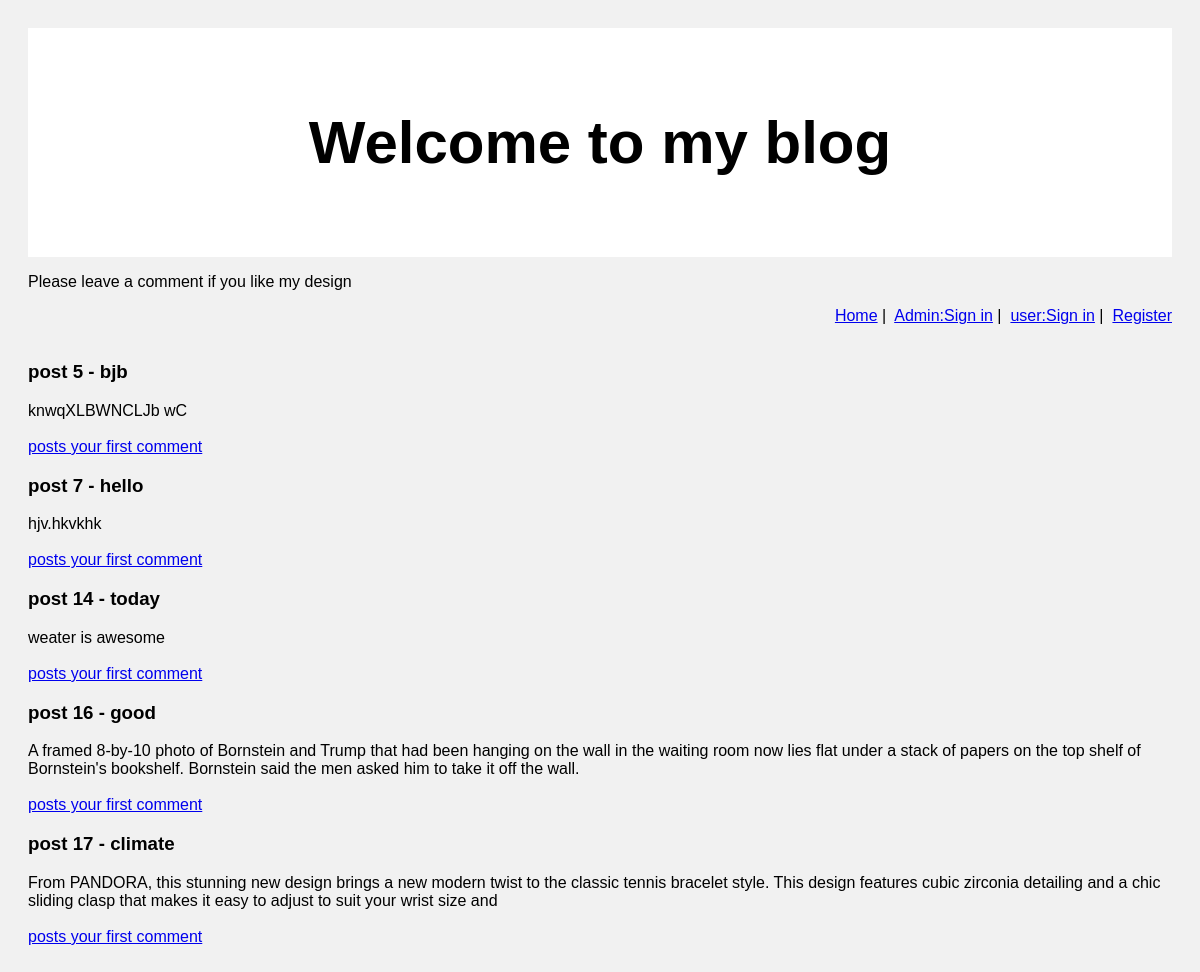
The page / on the database its author committed.
### tables this page shows
CREATE TABLE `posts` (
  `id` int(11) NOT NULL AUTO_INCREMENT,
  `title` varchar(255) NOT NULL,
  `text` text NOT NULL,
  `published` datetime DEFAULT NULL,
  `owner` varchar(50) DEFAULT NULL,
  `Enable` int(1) DEFAULT '1',
  PRIMARY KEY (`id`),
  KEY `owner` (`owner`),
  CONSTRAINT `posts_ibfk_1` FOREIGN KEY (`owner`) REFERENCES `users` (`username`) ON DELETE CASCADE
);

### mysql.php (the view, shortened to what this page needs)
<?php
  $mysqli = new mysqli('localhost', 'sp2018secad' ,
                                    'p4ss@w@d'  ,
                                    'sp2018secad' );
function show_posts(){
 global $mysqli;
 $sql = "SELECT * FROM posts where Enable = '1'";
  $result = $mysqli->query($sql);
  if($result->num_rows > 0){
  while($row = $result->fetch_assoc()){
  $postid = $row["id"];
  echo "<h3>post " . $postid . " - " . $row["title"]. "</h3>";
  echo $row["text"] . "<br>";
  echo "<a href='comment.php?postid=$postid'>";
  $sql = "SELECT * FROM comments WHERE postid='$postid';";
  $comments = $mysqli->query($sql);
  if($comments->num_rows > 0){
 echo $comments->num_rows . " comments </a>";
}
 else{
  echo "<br> posts your first comment </a>";
 }
}
} else{
echo "<br> no post in this blog yet <br>";
}
}
?>

### index.php (shortened to what this page needs)
<!DOCTYPE html>
<html>
<head>
</head>
<body>
<div class="header">
	<h2>Welcome to my blog</h2>
</div>
<p> Please leave a comment if you like my design</p>
<div class= "right">
	<a href= "index.php" >Home</a>&nbsp;|&nbsp;
	<a href="form.php">Admin:Sign in</a>&nbsp;|&nbsp;
	<a href="userlogin.php">user:Sign in</a>&nbsp;|&nbsp;
	<a href="newuser.php">Register</a>
</div>
<br>
<br>
<?php
 require 'mysql.php';
  show_posts();
?>
</body>
</html>

### index.php (style rules this page uses)
body { font-family: Arial; padding: 20px; background: #f1f1f1; }
.header { padding: 30px; font-size: 40px; text-align: center; background: white; }
.right { text-align: right; float: right; }

### rows shown on the page
posts: id "5", title "bjb", text "knwqXLBWNCLJb wC"
posts: id "7", title "hello", text "hjv.hkvkhk"
posts: id "14", title "today", text "weater is awesome"
posts: id "16", title "good", text "A framed 8-by-10 photo of Bornstein and Trump that had been hanging on the wall in the waiting room now lies flat under a stack of papers on the top shelf of Bornstein's bookshelf. Bornstein said the men asked him to take it off the wall."
posts: id "17", title "climate", text "From PANDORA, this stunning new design brings a new modern twist to the classic tennis bracelet style. This design features cubic zirconia detailing and a chic sliding clasp that makes it easy to adjust to suit your wrist size and"
